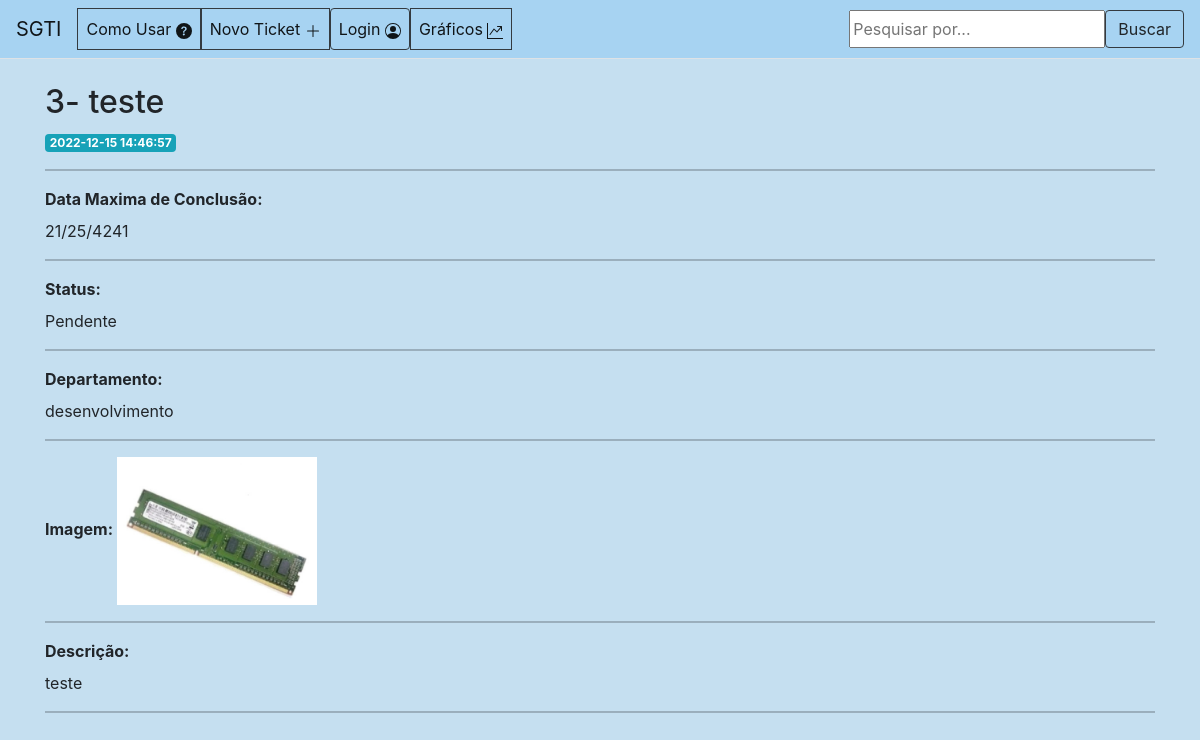
Before: /3 with the older database file.
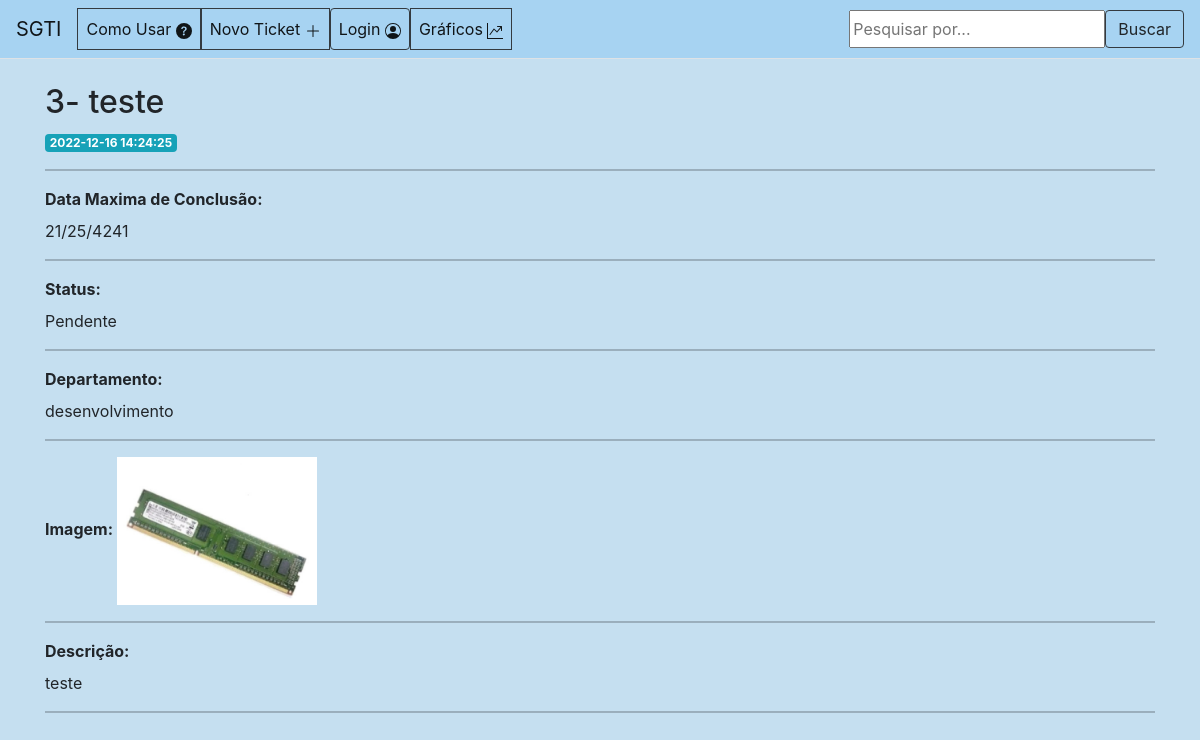
After: the same page with the newer database file.
### tables this page shows
CREATE TABLE posts (
    id INTEGER PRIMARY KEY AUTOINCREMENT,
    created TIMESTAMP NOT NULL DEFAULT CURRENT_TIMESTAMP,
    title TEXT NOT NULL,
    content TEXT NOT NULL,
    conclusao TEXT NOT NULL,
    departamentos TEXT NOT NULL,
    status TEXT NOT NULL,
    anexos TEXT NOT NULL
);

### app.py (the view)
@app.route('/<int:post_id>')
def post(post_id):
    post = get_post(post_id)
    return render_template('post.html', post=post)

### app.py (called while the page is built)
def get_db_connection():
    conn = sqlite3.connect('database.db')
    conn.row_factory = sqlite3.Row
    return conn

def get_post(post_id):
    conn = get_db_connection()
    post = conn.execute('SELECT * FROM posts WHERE id = ?',
                        (post_id,)).fetchone()
    conn.close()
    if post is None:
        abort(404)
    return post

### templates/post.html (shortened to what this page needs)
{% extends 'base.html' %}
{% block content %}
<br>
<h2>{% block title %} {{ post['id'] }}- {{ post['title'] }} {% endblock %}</h2>
<span class="badge badge-info">{{ post['created'] }}</span>
<hr />
<label for="title" font><b> Data Maxima de Conclusão:</b></label>
<p>{{ post['conclusao'] }}</p>
<hr />
<label for="title" font><b> Status:</b></label>
<p style="text-transform: capitalize;">{{ post['status'] }}</p>
<hr>
<label for="title" font><b> Departamento:</b></label>
<p>{{ post['departamentos'] }}</p>
<hr>
<div id="imagens">
    <div>
        <label><b> Imagem:</b></label>
        <a href="#" parametro="imagem1.jpg" class="abrirModal"><img src="/static/images/{{ post['anexos'] }}"></a>
    </div>
</div>
<hr>
<label for="title"><b>Descrição:</b></label>
<p>{{ post['content'] }}</p>
<hr />
{% endblock %}

Changed rows visible on the page:
changed posts "teste": created "2022-12-15 14:46:57" → "2022-12-16 14:24:25"
